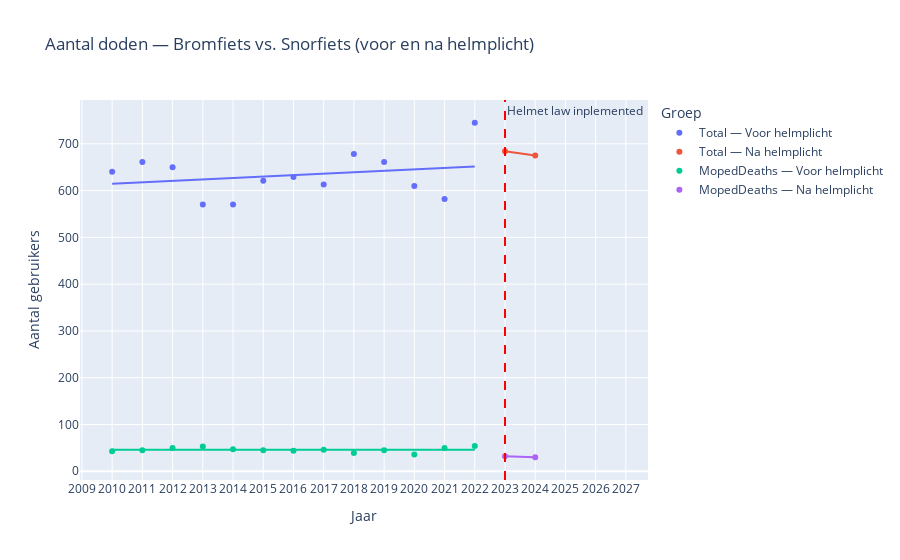

The code cell stored with this chart in its notebook:
### Code cell
df2 = df2_origineel.rename(columns={
    "Perioden": "Year",
    "Totaal": "Total",
    "Brom/Snorfiets": "MopedDeaths"
})[["Year", "Total", "MopedDeaths"]]

long = df2.melt(id_vars="Year",
                value_vars=["Total", "MopedDeaths"],
                var_name="Serie", value_name="Aantal")



# 2) Zorg dat Year/Aantal numeriek zijn
long["Year"] = pd.to_numeric(long["Year"], errors="coerce")
long["Aantal"] = pd.to_numeric(long["Aantal"], errors="coerce")

# 3) Periode-labels + gecombineerde groep
long["Periode"] = np.where(long["Year"] < 2023, "Voor helmplicht", "Na helmplicht")
long["Groep"] = long["Serie"] + " — " + long["Periode"]

# 4) Plot met OLS-trendlijnen per groep
fig = px.scatter(
    long,
    x="Year", y="Aantal",
    color="Groep",               # 4 groepen => 4 trendlijnen
    trendline="ols",
    trendline_scope="trace",     # per kleur-trace
    labels={"Year": "Jaar", "Aantal": "Aantal gebruikers"},
    title="Aantal doden — Bromfiets vs. Snorfiets (voor en na helmplicht)"
)
fig.add_vline(x=2023, line_dash="dash", line_color="red",
              annotation_text="Helmet law inplemented ", annotation_position="top right")


fig.update_layout(xaxis=dict(dtick=1))
fig.show()

### Figure 1 — Plotly figure (JSON) as saved in the notebook; plotly's stock layout.template omitted (floating-point values rounded to 4 significant figures)
{"data": [{"hovertemplate": "Groep=Total — Voor helmplicht<br>Jaar=%{x}<br>Aantal gebruikers=%{y}<extra></extra>", "legendgroup": "Total — Voor helmplicht", "marker": {"color": "#636efa", "symbol": "circle"}, "mode": "markers", "name": "Total — Voor helmplicht", "orientation": "v", "showlegend": true, "type": "scatter", "x": [2010, 2011, 2012, 2013, 2014, 2015, 2016, 2017, 2018, 2019, 2020, 2021, 2022], "xaxis": "x", "y": [640, 661, 650, 570, 570, 621, 629, 613, 678, 661, 610, 582, 745], "yaxis": "y"}, {"hovertemplate": "<b>OLS trendline</b><br>Aantal = 3.05495 * Year + -5525.69<br>R<sup>2</sup>=0.060440<br><br>Groep=Total — Voor helmplicht<br>Jaar=%{x}<br>Aantal gebruikers=%{y} <b>(trend)</b><extra></extra>", "legendgroup": "Total — Voor helmplicht", "marker": {"color": "#636efa", "symbol": "circle"}, "mode": "lines", "name": "Total — Voor helmplicht", "showlegend": false, "type": "scatter", "x": [2010, 2011, 2012, 2013, 2014, 2015, 2016, 2017, 2018, 2019, 2020, 2021, 2022], "xaxis": "x", "y": [614.7, 617.8, 620.9, 623.9, 627.0, 630.0, 633.1, 636.1, 639.2, 642.2, 645.3, 648.4, 651.4], "yaxis": "y"}, {"hovertemplate": "Groep=Total — Na helmplicht<br>Jaar=%{x}<br>Aantal gebruikers=%{y}<extra></extra>", "legendgroup": "Total — Na helmplicht", "marker": {"color": "#EF553B", "symbol": "circle"}, "mode": "markers", "name": "Total — Na helmplicht", "orientation": "v", "showlegend": true, "type": "scatter", "x": [2023, 2024], "xaxis": "x", "y": [684, 675], "yaxis": "y"}, {"hovertemplate": "<b>OLS trendline</b><br>Aantal = -9 * Year + 18891<br>R<sup>2</sup>=1.000000<br><br>Groep=Total — Na helmplicht<br>Jaar=%{x}<br>Aantal gebruikers=%{y} <b>(trend)</b><extra></extra>", "legendgroup": "Total — Na helmplicht", "marker": {"color": "#EF553B", "symbol": "circle"}, "mode": "lines", "name": "Total — Na helmplicht", "showlegend": false, "type": "scatter", "x": [2023, 2024], "xaxis": "x", "y": [684.0, 675.0], "yaxis": "y"}, {"hovertemplate": "Groep=MopedDeaths — Voor helmplicht<br>Jaar=%{x}<br>Aantal gebruikers=%{y}<extra></extra>", "legendgroup": "MopedDeaths — Voor helmplicht", "marker": {"color": "#00cc96", "symbol": "circle"}, "mode": "markers", "name": "MopedDeaths — Voor helmplicht", "orientation": "v", "showlegend": true, "type": "scatter", "x": [2010, 2011, 2012, 2013, 2014, 2015, 2016, 2017, 2018, 2019, 2020, 2021, 2022], "xaxis": "x", "y": [43, 45, 50, 53, 47, 45, 44, 46, 39, 45, 36, 50, 54], "yaxis": "y"}, {"hovertemplate": "<b>OLS trendline</b><br>Aantal = -0.021978 * Year + 90.2308<br>R<sup>2</sup>=0.000283<br><br>Groep=MopedDeaths — Voor helmplicht<br>Jaar=%{x}<br>Aantal gebruikers=%{y} <b>(trend)</b><extra></extra>", "legendgroup": "MopedDeaths — Voor helmplicht", "marker": {"color": "#00cc96", "symbol": "circle"}, "mode": "lines", "name": "MopedDeaths — Voor helmplicht", "showlegend": false, "type": "scatter", "x": [2010, 2011, 2012, 2013, 2014, 2015, 2016, 2017, 2018, 2019, 2020, 2021, 2022], "xaxis": "x", "y": [46.05, 46.03, 46.01, 45.99, 45.97, 45.95, 45.92, 45.9, 45.88, 45.86, 45.84, 45.81, 45.79], "yaxis": "y"}, {"hovertemplate": "Groep=MopedDeaths — Na helmplicht<br>Jaar=%{x}<br>Aantal gebruikers=%{y}<extra></extra>", "legendgroup": "MopedDeaths — Na helmplicht", "marker": {"color": "#ab63fa", "symbol": "circle"}, "mode": "markers", "name": "MopedDeaths — Na helmplicht", "orientation": "v", "showlegend": true, "type": "scatter", "x": [2023, 2024], "xaxis": "x", "y": [32, 30], "yaxis": "y"}, {"hovertemplate": "<b>OLS trendline</b><br>Aantal = -2 * Year + 4078<br>R<sup>2</sup>=1.000000<br><br>Groep=MopedDeaths — Na helmplicht<br>Jaar=%{x}<br>Aantal gebruikers=%{y} <b>(trend)</b><extra></extra>", "legendgroup": "MopedDeaths — Na helmplicht", "marker": {"color": "#ab63fa", "symbol": "circle"}, "mode": "lines", "name": "MopedDeaths — Na helmplicht", "showlegend": false, "type": "scatter", "x": [2023, 2024], "xaxis": "x", "y": [32.0, 30.0], "yaxis": "y"}], "layout": {"annotations": [{"showarrow": false, "text": "Helmet law inplemented ", "x": 2023, "xanchor": "left", "xref": "x", "y": 1, "yanchor": "top", "yref": "y domain"}], "legend": {"title": {"text": "Groep"}, "tracegroupgap": 0}, "shapes": [{"line": {"color": "red", "dash": "dash"}, "type": "line", "x0": 2023, "x1": 2023, "xref": "x", "y0": 0, "y1": 1, "yref": "y domain"}], "title": {"text": "Aantal doden — Bromfiets vs. Snorfiets (voor en na helmplicht)"}, "xaxis": {"anchor": "y", "domain": [0, 1], "dtick": 1, "title": {"text": "Jaar"}}, "yaxis": {"anchor": "x", "domain": [0, 1], "title": {"text": "Aantal gebruikers"}}}}
